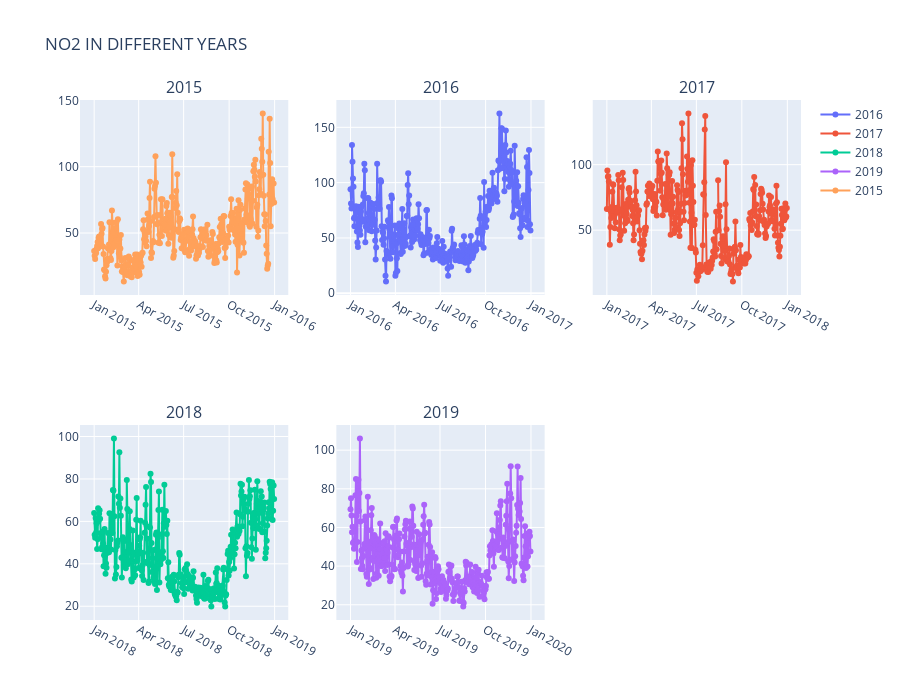

Notebook cell for this chart:
### Code cell
from plotly.subplots import make_subplots
fig = make_subplots(rows=2, cols=3,subplot_titles=("2015","2016", "2017", "2018","2019"))
fig.add_trace(
    go.Scatter(
    name ="2016",
    mode = "lines+markers",
    y = aqi_level_16.iloc[:,2],
    x = aqi_level_16.iloc[:,1]),
    row = 1 ,col =2)


fig.add_trace(go.Scatter(
    name ="2017",
    mode = "lines+markers",
    y = aqi_level_17.iloc[:,2],
    x = aqi_level_17.iloc[:,1]),
    row=1, col=3
)

    
    


fig.add_trace(go.Scatter(
    name ="2018",
    mode = "lines+markers",
    y = aqi_level_18.iloc[:,2],
    x = aqi_level_18.iloc[:,1]),
    row=2, col=1
)

fig.add_trace(go.Scatter(
    name ="2019",
    mode = "lines+markers",
    y = aqi_level_19.iloc[:,2],
    x = aqi_level_19.iloc[:,1]),
    row=2, col=2
)

fig.add_trace(go.Scatter(
    name ="2015",
    mode = "lines+markers",
    y = aqi_level_15.iloc[:,2],
    x = aqi_level_15.iloc[:,1]),
    row=1, col=1
)

fig.update_layout(title_text="NO2 IN DIFFERENT YEARS", height=700)
fig.show()

### Figure 1 — Plotly figure (JSON) as saved in the notebook; plotly's stock layout.template omitted (floating-point values rounded to 4 significant figures; data arrays with more than 128 entries replaced by an {"elided": "..."} marker saying what was removed)
{"data": [{"mode": "lines+markers", "name": "2016", "type": "scatter", "x": {"elided": "366 str values"}, "xaxis": "x2", "y": {"elided": "366 float values"}, "yaxis": "y2"}, {"mode": "lines+markers", "name": "2017", "type": "scatter", "x": {"elided": "365 str values"}, "xaxis": "x3", "y": {"elided": "365 float values"}, "yaxis": "y3"}, {"mode": "lines+markers", "name": "2018", "type": "scatter", "x": {"elided": "365 str values"}, "xaxis": "x4", "y": {"elided": "365 float values"}, "yaxis": "y4"}, {"mode": "lines+markers", "name": "2019", "type": "scatter", "x": {"elided": "365 str values"}, "xaxis": "x5", "y": {"elided": "365 float values"}, "yaxis": "y5"}, {"mode": "lines+markers", "name": "2015", "type": "scatter", "x": {"elided": "365 str values"}, "xaxis": "x", "y": {"elided": "365 float values"}, "yaxis": "y"}], "layout": {"annotations": [{"font": {"size": 16}, "showarrow": false, "text": "2015", "x": 0.1444, "xanchor": "center", "xref": "paper", "y": 1, "yanchor": "bottom", "yref": "paper"}, {"font": {"size": 16}, "showarrow": false, "text": "2016", "x": 0.5, "xanchor": "center", "xref": "paper", "y": 1, "yanchor": "bottom", "yref": "paper"}, {"font": {"size": 16}, "showarrow": false, "text": "2017", "x": 0.8556, "xanchor": "center", "xref": "paper", "y": 1, "yanchor": "bottom", "yref": "paper"}, {"font": {"size": 16}, "showarrow": false, "text": "2018", "x": 0.1444, "xanchor": "center", "xref": "paper", "y": 0.375, "yanchor": "bottom", "yref": "paper"}, {"font": {"size": 16}, "showarrow": false, "text": "2019", "x": 0.5, "xanchor": "center", "xref": "paper", "y": 0.375, "yanchor": "bottom", "yref": "paper"}], "height": 700, "title": {"text": "NO2 IN DIFFERENT YEARS"}, "xaxis": {"anchor": "y", "domain": [0, 0.2889]}, "xaxis2": {"anchor": "y2", "domain": [0.3556, 0.6444]}, "xaxis3": {"anchor": "y3", "domain": [0.7111, 1]}, "xaxis4": {"anchor": "y4", "domain": [0, 0.2889]}, "xaxis5": {"anchor": "y5", "domain": [0.3556, 0.6444]}, "xaxis6": {"anchor": "y6", "domain": [0.7111, 1]}, "yaxis": {"anchor": "x", "domain": [0.625, 1]}, "yaxis2": {"anchor": "x2", "domain": [0.625, 1]}, "yaxis3": {"anchor": "x3", "domain": [0.625, 1]}, "yaxis4": {"anchor": "x4", "domain": [0, 0.375]}, "yaxis5": {"anchor": "x5", "domain": [0, 0.375]}, "yaxis6": {"anchor": "x6", "domain": [0, 0.375]}}}
